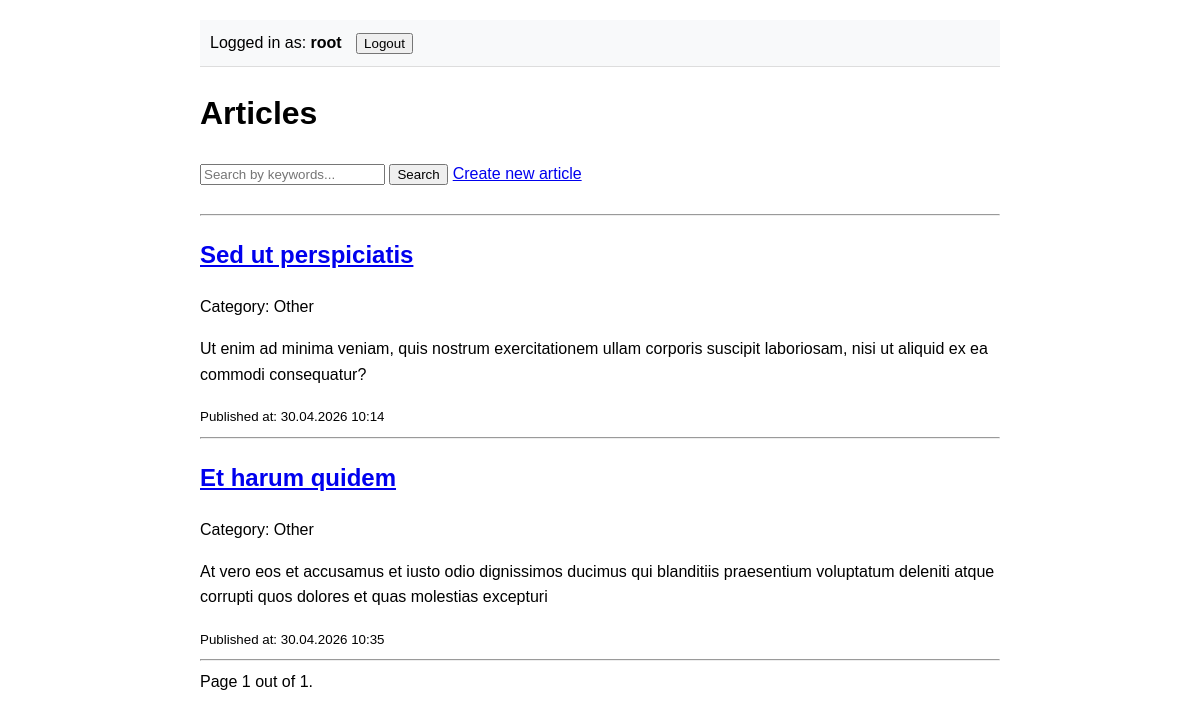
The app's page /articles/?page=2 (signed in), older data.
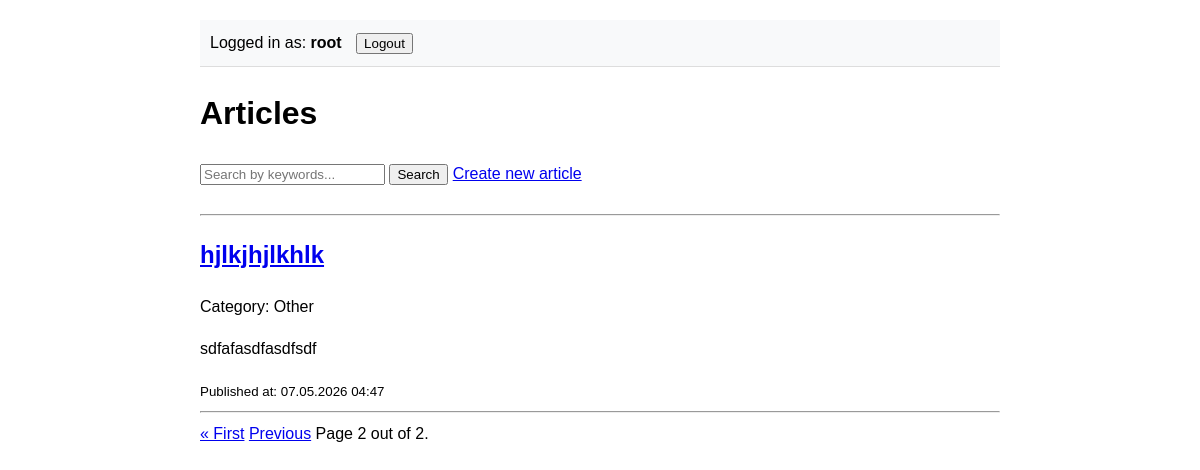
The same page, newer data.
### blog/models.py (models this page shows, shortened)
class Article(models.Model):
    id = models.AutoField(primary_key=True)
    title = models.CharField(max_length=255)
    content = models.TextField()
    publish_date = models.DateTimeField(auto_now_add=True)
    category = models.ForeignKey(
        Category, on_delete=models.CASCADE, related_name="articles"
    )

class Category(models.Model):
    id = models.AutoField(primary_key=True)
    name = models.CharField(max_length=255)
    description = models.TextField()

### blog/views.py (the view)
# urls.py: path("articles/", views.articles_list, name="article_list"),
def articles_list(request):
    query = request.GET.get("q")
    if query:
        articles = Article.objects.filter(title__icontains=query)
    else:
        articles = Article.objects.all()
    paginator = Paginator(articles, 5)
    page_number = request.GET.get("page")
    page_obj = paginator.get_page(page_number)
    return render(request, "list.html", {"page_obj": page_obj})

### blog/templates/list.html (shortened to what this page needs)
{% extends 'base.html' %}
{% block content %}
<h1>Articles</h1>
<div style="display: flex; gap: 5px;">
  <form
    method="GET"
    action="{% url 'article_list' %}"
    style="margin-bottom: 20px"
  >
    <input
      type="text"
      name="q"
      placeholder="Search by keywords..."
      value="{{ request.GET.q }}"
    />
    <button type="submit">Search</button>
  </form>
  {% if user.is_authenticated %}
      <a href="{% url 'article_create' %}">Create new article</a>
  {% endif %}
</div>
<hr />
<div class="articles">
  {% for article in page_obj %}
  <article>
    <h2><a href="{% url 'article_details' article.id %}">{{ article.title }}</a></h2>
    <p>Category: {{ article.category.name }}</p>
    <p>{{ article.content|truncatewords:30 }}</p>
    <small>Published at: {{ article.publish_date|date:"d.m.Y H:i" }}</small>
  </article>
  <hr />
  {% empty %}
  <p>No articles found!.</p>
  {% endfor %}
</div>
<div class="pagination">
  <span class="step-links">
    {% if page_obj.has_previous %}
    <a href="?page=1{% if request.GET.q %}&q={{ request.GET.q }}{% endif %}"
      >&laquo; First</a
    >
    <a
      href="?page={{ page_obj.previous_page_number }}{% if request.GET.q %}&q={{ request.GET.q }}{% endif %}"
      >Previous</a
    >
    {% endif %}
    <span class="current">
      Page {{ page_obj.number }} out of {{ page_obj.paginator.num_pages }}.
    </span>
  </span>
</div>
{% endblock %}

Row changes from the older to the newer data that the page shows:
no longer on this page (row unchanged): Article: title "Sed ut perspiciatis", category.name "Other", content "Ut enim ad minima veniam, quis nostrum exercitationem ullam corporis suscipit laboriosam, nisi ut aliquid ex ea commodi consequatur?", publish_date "30.04.2026 10:14"
no longer on this page (row unchanged): Article: title "Et harum quidem", category.name "Other", content "At vero eos et accusamus et iusto odio dignissimos ducimus qui blanditiis praesentium voluptatum deleniti atque corrupti quos dolores et quas molestias excepturi", publish_date "30.04.2026 10:35"
added Article: title "hjlkjhjlkhlk", category.name "Other", content "sdfafasdfasdfsdf", publish_date "07.05.2026 04:47"
Text that changed along with them:
{{ page_obj.number }}: "1" → "2"
{{ page_obj.paginator.num_pages }}: "1" → "2"
text now shown: "« First Previous"
